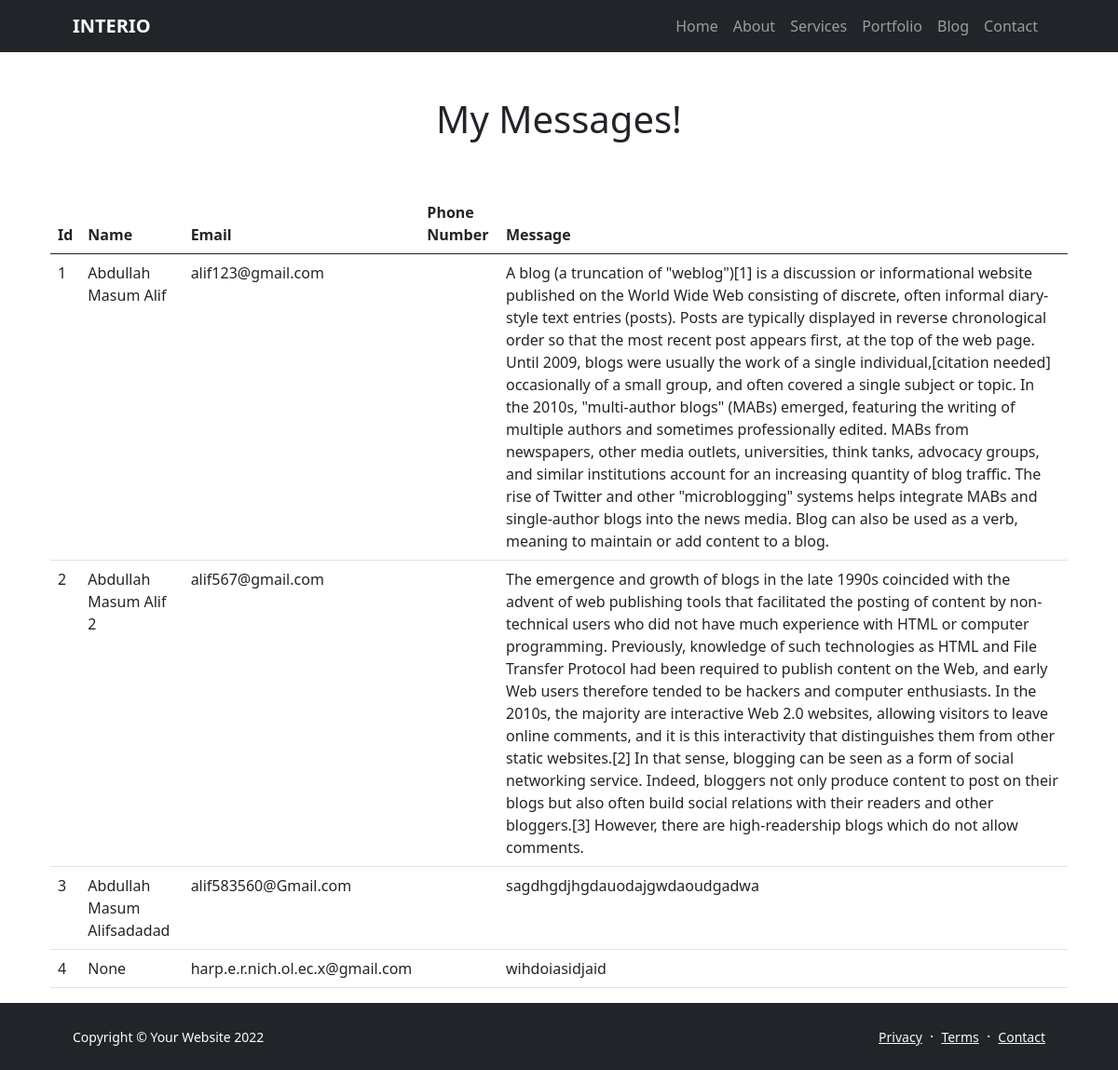
Page /showdata/ on the committed database.
### interio_web/models.py (models this page shows, shortened)
class Contact(models.Model):
    name = models.CharField(max_length=100, null=True)
    email = models.EmailField(max_length=100, null=True)
    phone_number = models.CharField(max_length=15, null=True)
    massage = models.TextField(max_length=1000, null=True)

### interio_web/views.py (the view)
# urls.py: path("showdata/", showdata, name="showdata"),
def showdata(request):
    contacts = Contact.objects.all()
    data = {'Contact': contacts}
    return render(request, 'showdata.html', data)

### templates/showdata.html (shortened to what this page needs)
{% extends "layout.html" %}
{% block content %}
<!doctype html>
<html lang="en">
  <head>
    <link href="https://cdn.jsdelivr.net/npm/bootstrap@5.0.2/dist/css/bootstrap.min.css" rel="stylesheet">
  </head>
  <body>
      <div class="container mt-5">
        <h1 class="text-center">My Messages!</h1>
      </div>
      <div class="container mt-5">
        <table class="table">
            <thead>
              <tr>
                <th scope="col">Id</th>
                <th scope="col">Name</th>
                <th scope="col">Email</th>
                <th scope="col">Phone Number</th>
                <th scope="col">Message</th>
              </tr>
            </thead>
            <tbody>
                {% for i in Contact %}
              <tr>
                <td>{{i.id}}</td>
                <td>{{i.name}}</td>
                <td>{{i.email}}</td>
                <td>{{i.phone}}</td>
                <td>{{i.massage}}</td>
              </tr>
                {% endfor %}
            </tbody>
          </table>
      </div>
  </body>
</html>
{% endblock content %}

### templates/layout.html (shortened to what this page needs)
{% load static %}
<!doctype html>
<html lang="en">
<head>
    <link href="https://cdn.jsdelivr.net/npm/bootstrap-icons@1.5.0/font/bootstrap-icons.css" rel="stylesheet" />
    <link href="https://cdn.jsdelivr.net/npm/bootstrap@5.2.0-beta1/dist/css/bootstrap.min.css" rel="stylesheet"
>
</head>
<body class="d-flex flex-column h-100">
    {% include "nav.html" %}
    {% block content %}
    {% endblock %}
<footer class="bg-dark py-4 mt-auto">
    <div class="container px-5">
        <div class="row align-items-center justify-content-between flex-column flex-sm-row">
            <div class="col-auto"><div class="small m-0 text-white">Copyright &copy; Your Website 2022</div></div>
            <div class="col-auto">
                <a class="link-light small" href="#!">Privacy</a>
                <span class="text-white mx-1">&middot;</span>
                <a class="link-light small" href="#!">Terms</a>
                <span class="text-white mx-1">&middot;</span>
                <a class="link-light small" href="#!">Contact</a>
            </div>
        </div>
    </div>
    </footer>
  </body>
</html>

### templates/nav.html (shortened to what this page needs)
<div>
    <nav class="navbar navbar-expand-lg navbar-dark bg-dark">
        <div class="container px-5">
            <a class="navbar-brand" href="http://127.0.0.1:8000/"><b>INTERIO</b></a>
            <div class="collapse navbar-collapse" id="navbarSupportedContent">
                <ul class="navbar-nav ms-auto mb-2 mb-lg-0">
                    <li class="nav-item"><a class="nav-link" href={% url "home" %}>Home</a></li>
                    <li class="nav-item"><a class="nav-link" href={% url "about" %}>About</a></li>
                    <li class="nav-item"><a class="nav-link" href={% url "services" %}>Services</a></li>
                    <li class="nav-item"><a class="nav-link" href={% url "portfolio" %}>Portfolio</a></li>
                    <li class="nav-item"><a class="nav-link" href={% url "blog" %}>Blog</a></li>
                    <li class="nav-item"><a class="nav-link" href={% url "contact" %}>Contact</a></li>
                </ul>
            </div>
        </div>
    </nav>
</div>

### rows in the picture
Contact: id "1", name "Abdullah Masum Alif", email "alif123@gmail.com", massage "A blog (a truncation of \"weblog\")[1] is a discussion or informational website published on the World Wide Web consisting of discrete, often informal diary-style text entries (posts). Posts are typically displayed in reverse chronological order so that the most recent post appears first, at the top of the web page. Until 2009, blogs were usually the work of a single individual,[citation needed] occasionally of a small group, and often covered a single subject or topic. In the 2010s, \"multi-author blogs\" (MABs) emerged, featuring the writing of multiple authors and sometimes professionally edited. MABs from newspapers, other media outlets, universities, think tanks, advocacy groups, and…"
Contact: id "2", name "Abdullah Masum Alif 2", email "alif567@gmail.com", massage "The emergence and growth of blogs in the late 1990s coincided with the advent of web publishing tools that facilitated the posting of content by non-technical users who did not have much experience with HTML or computer programming. Previously, knowledge of such technologies as HTML and File Transfer Protocol had been required to publish content on the Web, and early Web users therefore tended to be hackers and computer enthusiasts. In the 2010s, the majority are interactive Web 2.0 websites, allowing visitors to leave online comments, and it is this interactivity that distinguishes them from other static websites.[2] In that sense, blogging can be seen as a form of social networking…"
Contact: id "3", name "Abdullah Masum Alifsadadad", email "alif583560@Gmail.com", massage "sagdhgdjhgdauodajgwdaoudgadwa"
Contact: id "4", name "None", email "harp.e.r.nich.ol.ec.x@gmail.com", massage "wihdoiasidjaid"
